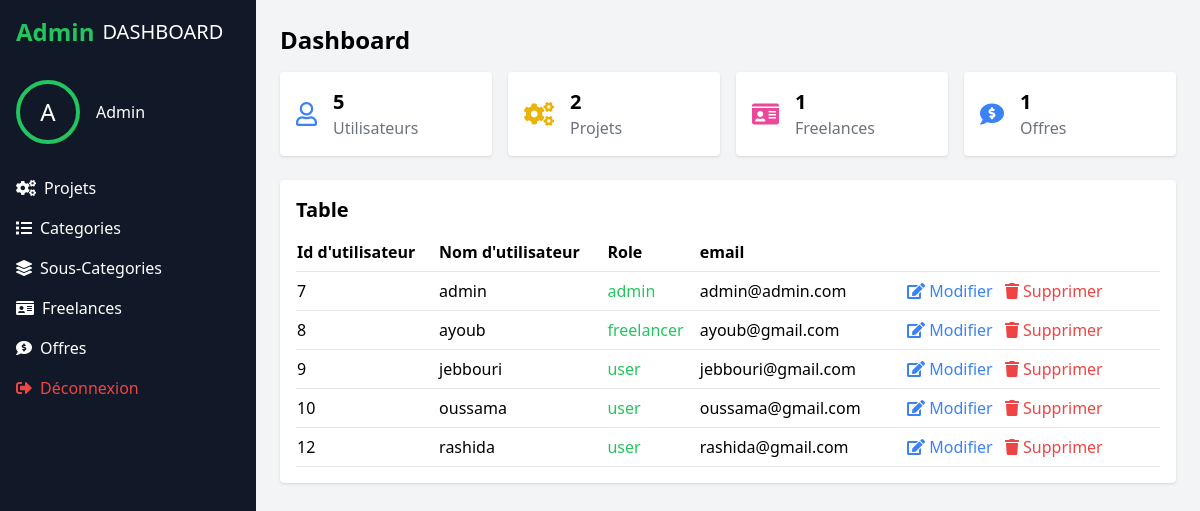
The app's page /admin/admin_dashboard.php (signed in) with its own data.
### tables this page shows
CREATE TABLE `utilisateurs` (
  `id_utilisateur` int NOT NULL,
  `nom_utilisateur` varchar(255) NOT NULL,
  `mot_de_passe` varchar(255) NOT NULL,
  `email` varchar(255) NOT NULL,
  `role` varchar(55) DEFAULT 'user'
);

### admin/admin_dashboard.php (the view, shortened to what this page needs)
<?php
require_once '../config.php';
$stmt = $pdo->query("SELECT COUNT(*) as total_utilisateurs FROM utilisateurs");
$userCount = $stmt->fetch()['total_utilisateurs'];
$stmt = $pdo->query("SELECT COUNT(*) as total_projets FROM projets");
$projetsCount = $stmt->fetch()['total_projets'];
$stmt = $pdo->query("SELECT COUNT(*) as total_freelances FROM freelances");
$freelancesCount = $stmt->fetch()['total_freelances'];
$stmt = $pdo->query("SELECT COUNT(*) as total_offres FROM offres");
$offresCount = $stmt->fetch()['total_offres'];
$stmt = $pdo->query("SELECT id_utilisateur, nom_utilisateur, email, role FROM utilisateurs");
$users = $stmt->fetchAll(PDO::FETCH_ASSOC);
?>
<html lang="en">
 <head>
  <script src="../Config_tailwind/tailwind.js"></script>
  <link href="https://cdnjs.cloudflare.com/ajax/libs/font-awesome/5.15.3/css/all.min.css" rel="stylesheet"/>
 </head>
 <body class="bg-gray-100">
  <div class="flex h-screen">
   <div class="bg-gray-900 text-white w-64 p-4 flex flex-col">
    <div class="flex items-center mb-8">
     <span class="text-green-500 text-2xl font-bold">
      Admin
     </span>
     <span class="ml-2 text-xl">
      DASHBOARD
     </span>
    </div>
    <div class="flex items-center mb-8">
     <div class="w-16 h-16 rounded-full border-4 border-green-500 flex items-center justify-center">
      <span class="text-2xl">
       A
      </span>
     </div>
     <span class="ml-4">
      Admin
     </span>
    </div>
    <nav class="flex-1">
     <ul>
      <li class="mb-4">
       <a class="flex items-center  hover:text-gray-400 text-white" href="projets.php">
       <i class="fas fa-cogs mr-2">
        </i>Projets</a></li>
     </ul>
     <ul>
      <li class="mb-4">
       <a class="flex items-center  hover:text-gray-400 text-white" href="categories.php">
       <i class="fas fa-list mr-2"></i>
        </i>Categories</a></li>
     </ul>
     <ul>
      <li class="mb-4">
       <a class="flex items-center  hover:text-gray-400 text-white" href="sous_categories.php">
       <i class="fas fa-layer-group mr-2"></i>
        </i>Sous-Categories</a></li>
     </ul>
     <ul>
      <li class="mb-4">
       <a class="flex items-center  hover:text-gray-400 text-white" href="freelances.php">
       <i class="fas fa-id-card mr-2">
        </i>Freelances</a></li>
     </ul>
     <ul>
      <li class="mb-4">
       <a class="flex items-center hover:text-gray-400 text-white" href="offres.php">
       <i class="fas fa-comment-dollar mr-2">
        </i>Offres</a></li>
     </ul>
     <ul>
      <li class="mb-4">
       <a class="flex items-center text-red-500 hover:text-white"
          href="../logout.php">
        <i class="fas fa-sign-out-alt mr-2"></i>
        Déconnexion
       </a>
      </li>
     </ul>
    </nav>
   </div>
   <div class="flex-1 p-6">
    <div>
     <h1 class="text-2xl font-bold mb-4">
      Dashboard
     </h1>
     <div class="grid grid-cols-1 md:grid-cols-2 lg:grid-cols-4 gap-4 mb-6">
      <div class="bg-white p-4 rounded shadow">
       <div class="flex items-center">
        <i class="far fa-user text-blue-500 text-2xl mr-4">
        </i>
        <div>
         <h2 class="text-xl font-bold">
          <?php echo $userCount; ?>
         </h2>
         <p class="text-gray-500">
         Utilisateurs
         </p>
        </div>
       </div>
      </div>
      <div class="bg-white p-4 rounded shadow">
       <div class="flex items-center">
        <i class="fas fa-cogs text-yellow-500 text-2xl mr-4">
        </i>
        <div>
         <h2 class="text-xl font-bold">
          <?php echo $projetsCount; ?>
         </h2>
         <p class="text-gray-500">
         Projets
         </p>
        </div>
       </div>
      </div>
      <div class="bg-white p-4 rounded shadow">
       <div class="flex items-center">
        <i class="fas fa-id-card text-pink-500 text-2xl mr-4">
        </i>
        <div>
         <h2 class="text-xl font-bold">
          <?php echo $freelancesCount; ?>
         </h2>
         <p class="text-gray-500">
         Freelances
         </p>
        </div>
       </div>
      </div>
      <div class="bg-white p-4 rounded shadow">
       <div class="flex items-center">
        <i class="fas fa-comment-dollar text-blue-500 text-2xl mr-4">
        </i>
        <div>
         <h2 class="text-xl font-bold">
          <?php echo $offresCount; ?>
         </h2>
         <p class="text-gray-500">
          Offres
         </p>
        </div>
       </div>
      </div>
     </div>
     <div class="bg-white p-4 rounded shadow">
      <h2 class="text-xl font-bold mb-4">
       Table
      </h2>
      <table class="w-full">
       <thead>
        <tr class="text-left border-b">
         <th class="pb-2">
         Id d'utilisateur
         </th>
         <th class="pb-2">
         Nom d'utilisateur
         </th>
         <th class="pb-2">
          Role
         </th>
         <th class="pb-2">
          email
         </th>
        </tr>
       </thead>
       <tbody>
        <?php foreach($users as $user) : ?>
        <tr class="border-b">
         <td class="py-2">
          <?php echo htmlspecialchars($user['id_utilisateur']); ?>
         </td>
         <td class="py-2">
          <?php echo htmlspecialchars($user['nom_utilisateur']); ?>
         </td>
         <td class="py-2 text-green-500">
          <?php echo htmlspecialchars($user['role']); ?>
         </td>
         <td class="py-2">
          <?php echo htmlspecialchars($user['email']); ?>
         </td>
         <td class="px-4 py-2">
            <a href="modifier_user.php?id=<?php echo $user['id_utilisateur']; ?>"
               class="text-blue-500 hover:underline mr-2">
                <i class="fas fa-edit"></i> Modifier
            </a>
            <a href="supprimer_user.php?id=<?php echo $user['id_utilisateur']; ?>"
               onclick="return confirm('Êtes-vous sûr de vouloir supprimer cet utilisateur ?')"
               class="text-red-500 hover:underline">
                <i class="fas fa-trash"></i> Supprimer
            </a>
         </td>
        </tr>
        <?php endforeach; ?>
       </tbody>
      </table>
     </div>
     </div>
    </div>
   </div>
 </body>
</html>

### records on screen
utilisateurs: id_utilisateur "7", nom_utilisateur "admin", role "admin", email "admin@admin.com"
utilisateurs: id_utilisateur "8", nom_utilisateur "ayoub", role "freelancer", email "ayoub@gmail.com"
utilisateurs: id_utilisateur "9", nom_utilisateur "jebbouri", role "user", email "jebbouri@gmail.com"
utilisateurs: id_utilisateur "10", nom_utilisateur "oussama", role "user", email "oussama@gmail.com"
utilisateurs: id_utilisateur "12", nom_utilisateur "rashida", role "user", email "rashida@gmail.com"

### other values on screen
$userCount "5"
$projetsCount "2"
$freelancesCount "1"
$offresCount "1"
